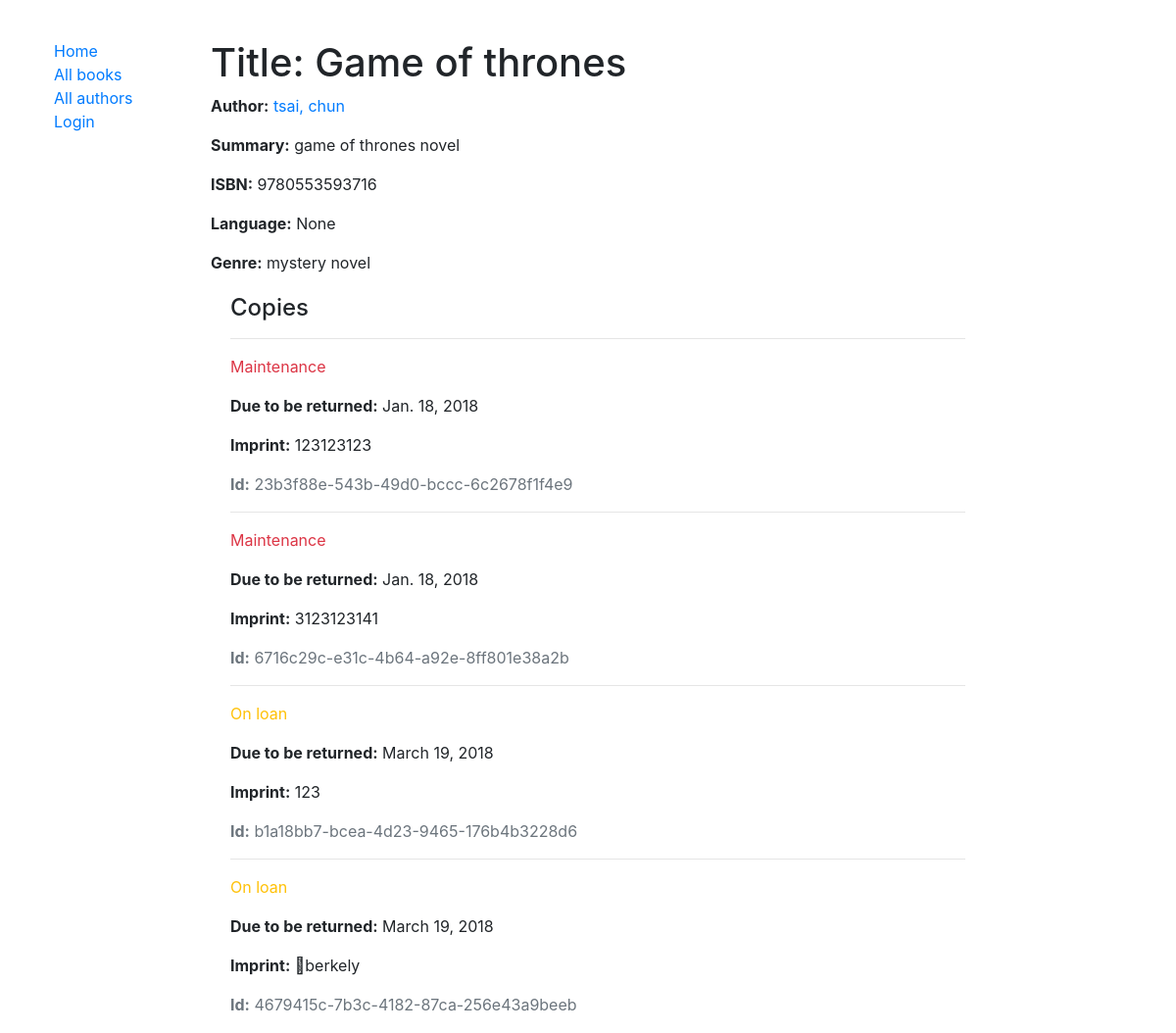
/catalog/book/1, run on the app's committed database.
### catalog/models.py (models this page shows, shortened)
class Book(models.Model):
    title = models.CharField(max_length=200)
    author = models.ForeignKey('Author', on_delete = models.SET_NULL, null=True)
    summary = models.TextField(max_length=1000, help_text="Enter a brief description of the book")
    isbn = models.CharField('ISBN',max_length=13, help_text='13 Character <a href="https://www.isbn-international.org/content/what-isbn">ISBN number</a>')
    genre = models.ManyToManyField(Genre, help_text="Select a genre for this book")
    language = models.ForeignKey('Language' , on_delete = models.SET_NULL , null = True ,blank = True )
    def display_genre(self):
        '''
        Create a string for the Genre . This is required to display genre in Admin
        '''
        return ', '.join([ genre.name for genre in self.genre.all()[:3] ])
    display_genre.short_description = 'Genre'

class Author(models.Model):
    first_name = models.CharField(max_length = 100 )
    last_name = models.CharField(max_length = 100 )
    date_of_birth = models.DateField(null = True , blank = True)
    date_of_death = models.DateField('Died' , null = True , blank = True)
    class Meta:
        ordering = ["last_name","first_name"]
    def __str__(self):
        return '{0}, {1}'.format(self.last_name , self.first_name)

class Genre(models.Model):
    name = models.CharField(max_length = 200 , help_text = "EnterEnter a book genre (e.g. Science Fiction, French Poetry etc.)")
    def __str__(self):
        return self.name

class BookInstance(models.Model):
    id = models.UUIDField(primary_key = True , default = uuid.uuid4 , help_text = "Unique ID for this particular book across whole library")
    book = models.ForeignKey('Book', on_delete = models.SET_NULL , null = True)
    imprint = models.CharField(max_length = 200)
    due_back = models.DateField(null = True , blank = True)
    LOAN_STATUS = (
        ('m', 'Maintenance'),
        ('o', 'On loan'),
        ('a', 'Available'),
        ('r', 'Reserved'),
    )
    status = models.CharField(max_length = 1 ,choices = LOAN_STATUS , blank = True , default = "m" , help_text = 'Book availability')
    borrower = models.ForeignKey(User , on_delete = models.SET_NULL , null = True , blank = True)
    class Meta:
        permissions = (("can_mark_returned" , "Set book as returned"),)
        ordering = ['due_back']

### catalog/views.py (the view)
# urls.py: re_path(r'^book/(?P<pk>\d+)$', views.BookDetailView.as_view(), name='book-detail'),
class BookDetailView(generic.DetailView):
    model = Book

### catalog/templates/catalog/book_detail.html
{% extends "base_generic.html" %}
{% block content %}
  <h1>Title: {{ book.title }}</h1>
  <p><strong>Author:</strong> <a href="{% url 'author-detail' book.author.pk %}">{{ book.author }}</a></p>
  <p><strong>Summary:</strong> {{ book.summary }}</p>
  <p><strong>ISBN:</strong> {{ book.isbn }}</p>
  <p><strong>Language:</strong> {{ book.language }}</p>
  <p><strong>Genre:</strong> {% for genre in book.genre.all %} {{ genre }}{% if not forloop.last %}, {% endif %}{% endfor %}</p>
  <div style="margin-left:20px;margin-top:20px">
    <h4>Copies</h4>
    {% for copy in book.bookinstance_set.all %}
        <hr>
        <p class="{% if copy.status == 'a' %}text-success{% elif copy.status == 'm' %}text-danger{% else %}text-warning{% endif %}"> {{ copy.get_status_display }}</p>
        {% if copy.status != 'a' %}<p><strong>Due to be returned:</strong> {{copy.due_back}}</p>{% endif %}
        <p><strong>Imprint:</strong> {{copy.imprint}}</p>
        <p class="text-muted"><strong>Id:</strong> {{copy.id}}</p>
    {% endfor %}
  </div>
{% endblock %}

### data on the page
Book: title "Game of thrones", author "tsai, chun", summary "game of thrones novel", isbn "9780553593716", language "None"
Genre: name "mystery novel"
BookInstance: status "Maintenance", due_back "Jan. 18, 2018", imprint "123123123", id "23b3f88e-543b-49d0-bccc-6c2678f1f4e9"
BookInstance: status "Maintenance", due_back "Jan. 18, 2018", imprint "3123123141", id "6716c29c-e31c-4b64-a92e-8ff801e38a2b"
BookInstance: status "On loan", due_back "March 19, 2018", imprint "123", id "b1a18bb7-bcea-4d23-9465-176b4b3228d6"
BookInstance: status "On loan", due_back "March 19, 2018", imprint "\bberkely", id "4679415c-7b3c-4182-87ca-256e43a9beeb"
